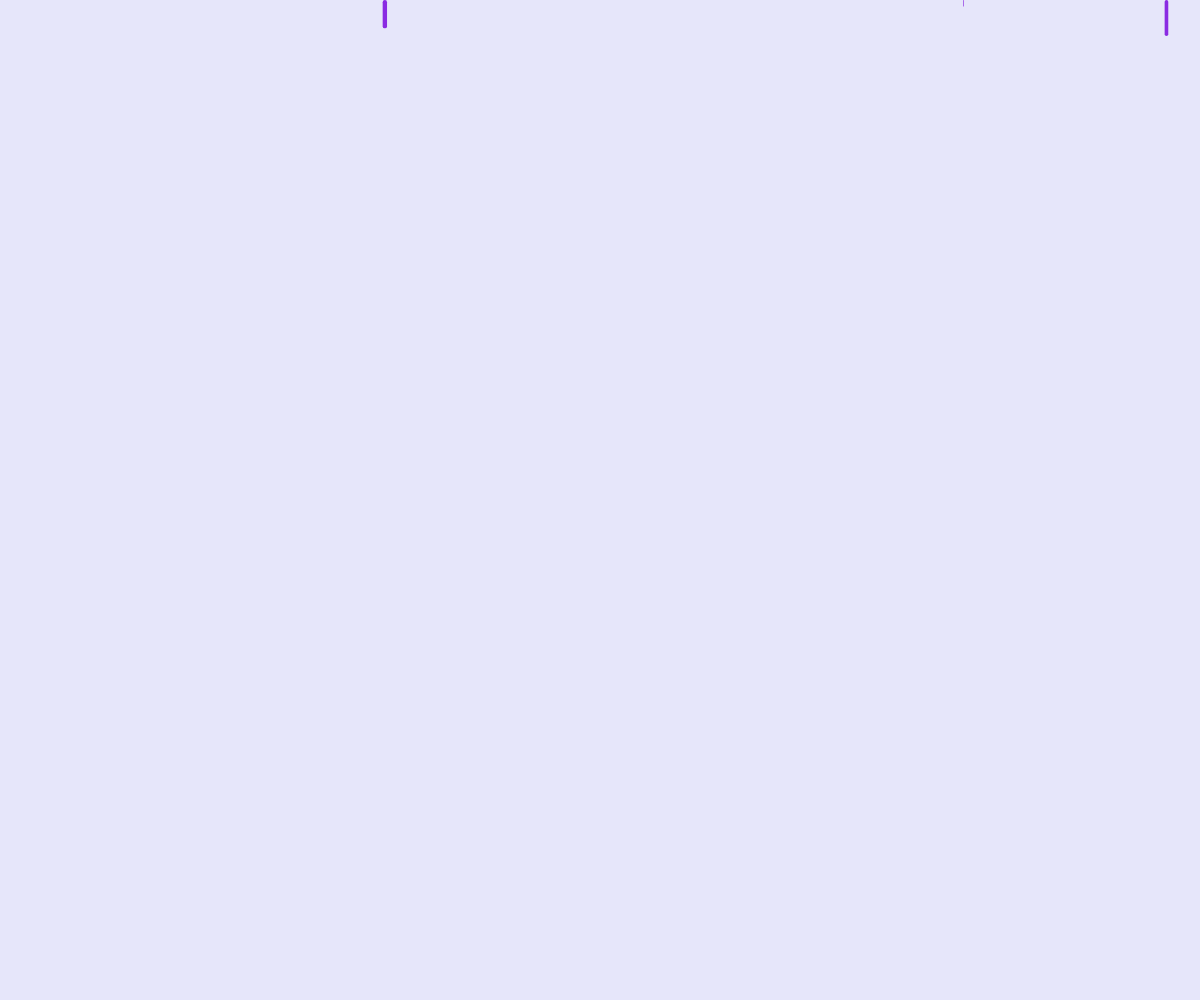
Frame 1 (no input)
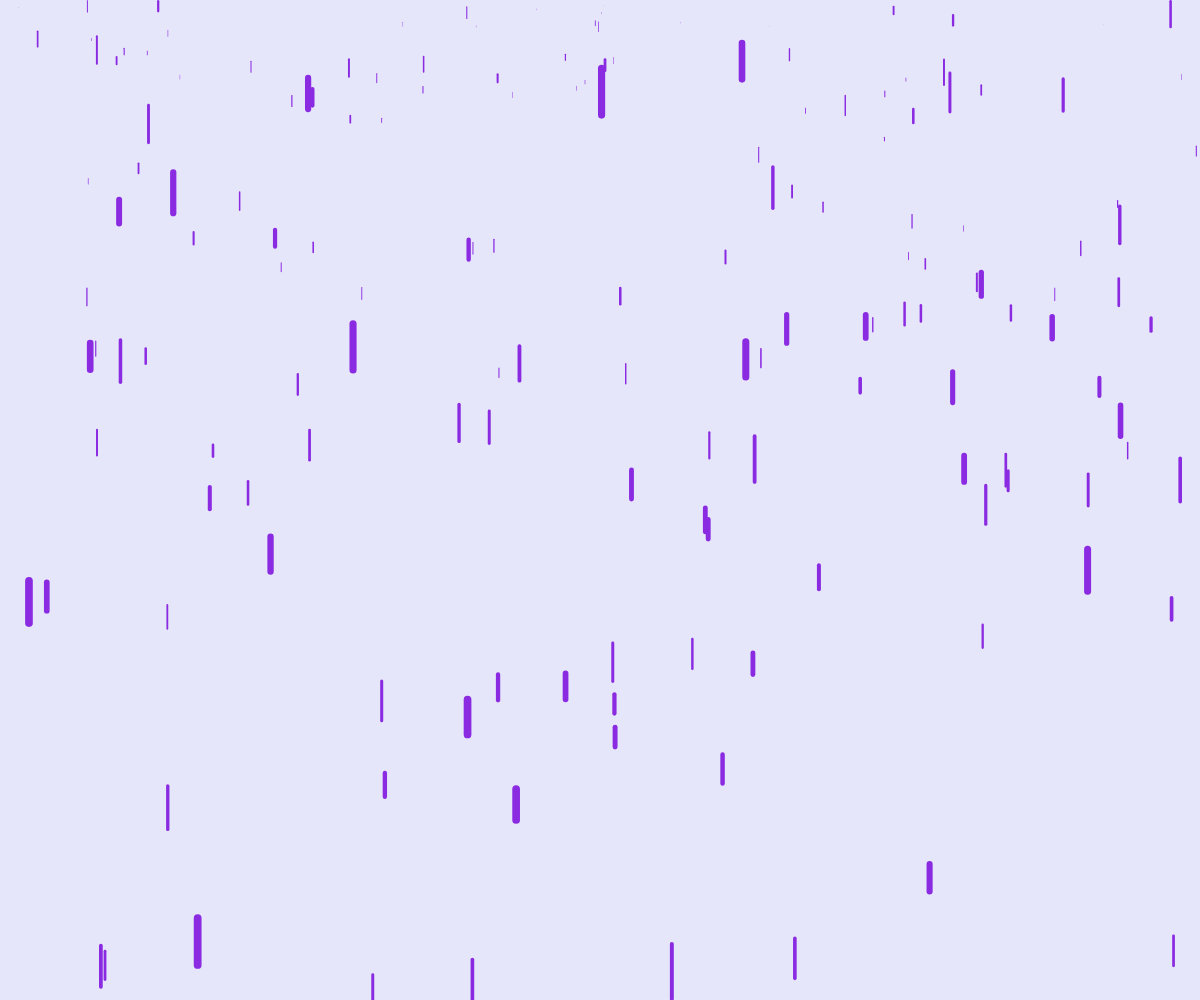
Frame 60 (no input)
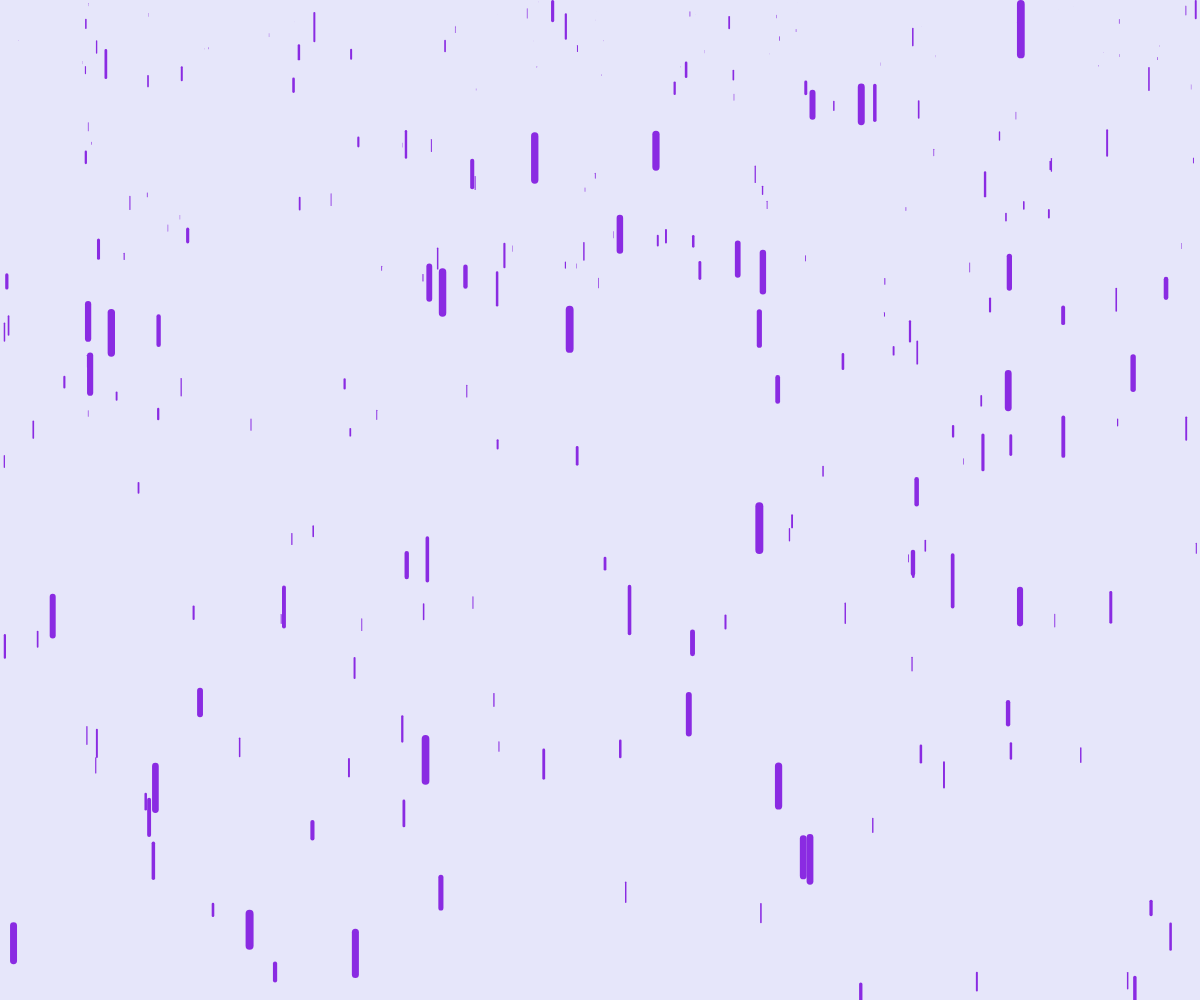
Frame 120 (the mouse pressed at the canvas centre since frame 60)

The p5.js sketch that drew these frames (run headless with seeded random() and noise() and a simulated clock; from frame 60 on, the mouse is pressed at the canvas centre):

// p5.js sketch
// ── sketch.js
splashes = []
var cloudSVG

function setup() {
  createCanvas(window.innerWidth, window.innerHeight);
}

function draw() {
  background(230, 230, 250)
  for (i = 0; i <= 2; i++) {
    splash = new Splash(Math.random() * 4, Math.random() * window.innerWidth)
    splashes.push(splash);
  }
  splashes.forEach((splash, index) => {
    splash.draw();
    splash.process()
    if (splash.y > window.innerHeight) {
      splashes.splice(index, 1);
    }
  });

}

function Splash(mode, x) {
  this.mode = mode
  this.x = x
  this.y = 0
  this.width = mode * Math.floor(1 + Math.random() * 2)
  this.height = mode * (2 + Math.floor(8 + Math.random() * 6))
  this.speed = mode * 6


  this.draw = function () {
    strokeWeight(0)
    fill(138, 43, 226)
    rect(this.x, this.y, this.width, this.height, 20)
  }

  this.process = function () {
    this.y += this.speed;
  }
}
